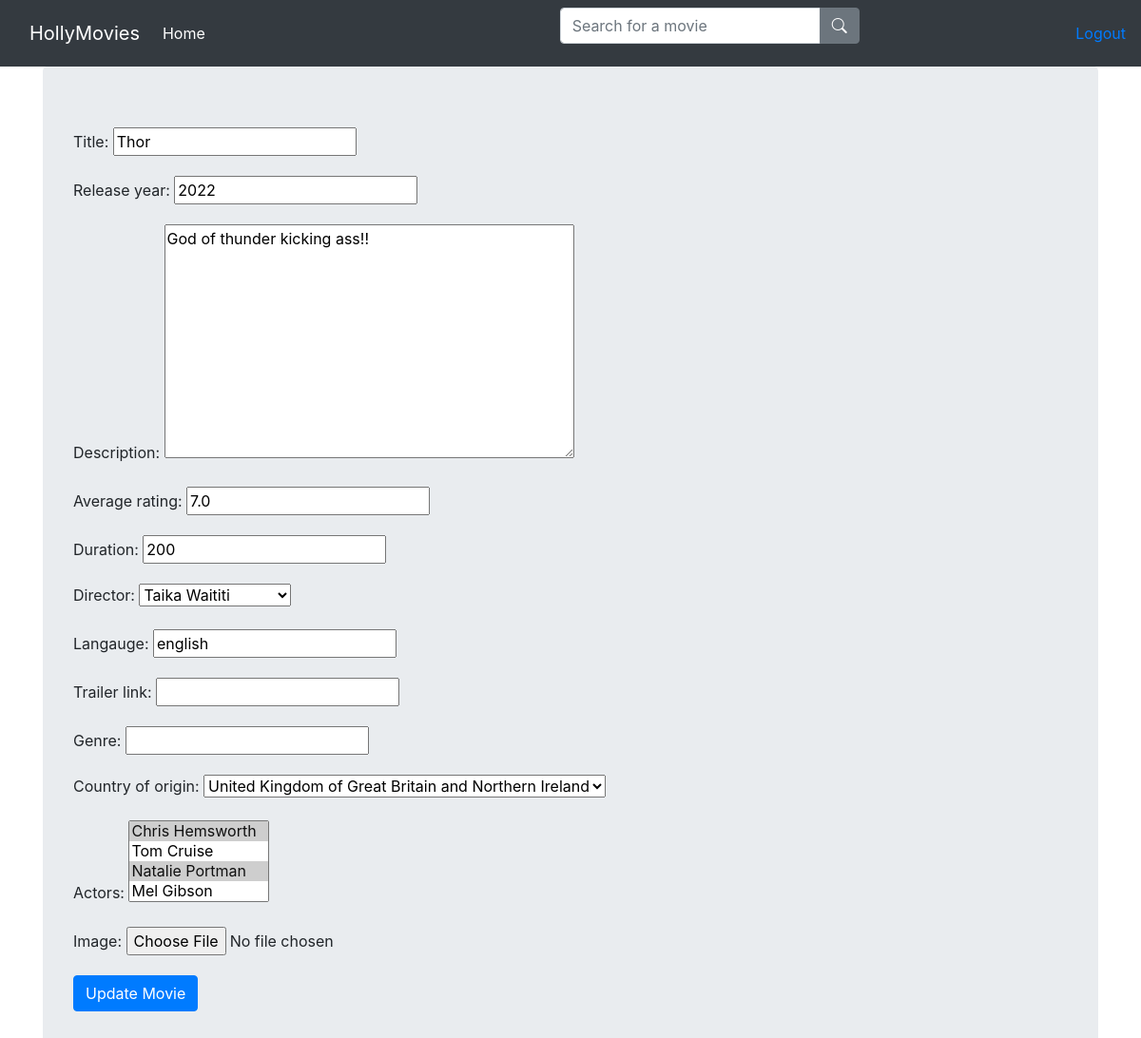
Page /title/1/update (signed in) on the earlier database version.
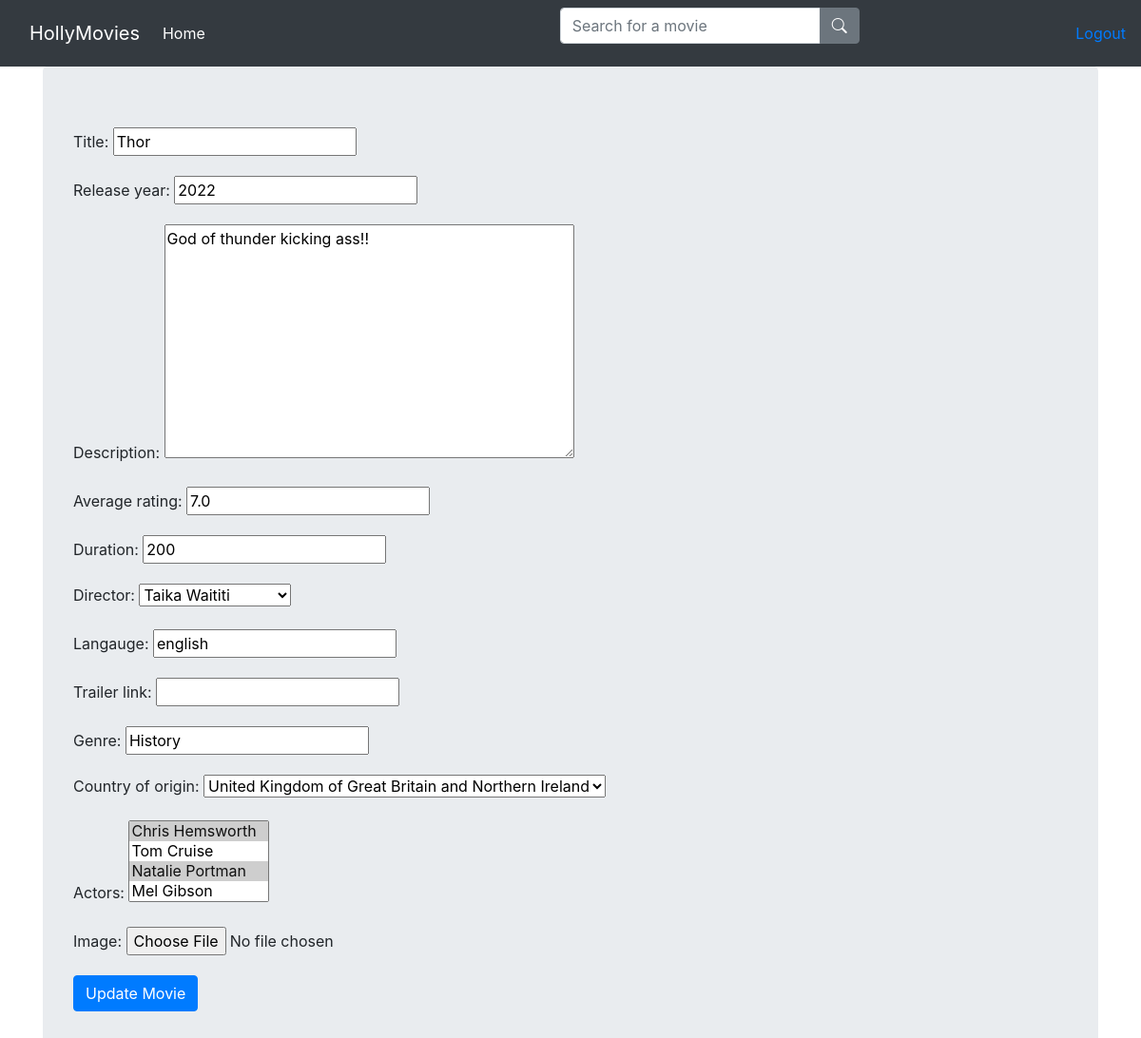
Same page on the later database version.
### viewer/models.py (models this page shows, shortened)
class Movie(models.Model):
    title = models.CharField(max_length=100)
    release_year = models.PositiveIntegerField()
    description = models.TextField()
    average_rating = models.FloatField()
    duration = models.PositiveIntegerField()
    director = models.ForeignKey(Director, on_delete=models.DO_NOTHING, null=True, blank=True)
    langauge = models.CharField(null=True, blank=True, max_length=30, default="english")
    trailer_link = models.URLField(null=True, blank=True)
    genre = models.CharField(max_length=30, null=True, blank=True)
    country_of_origin = models.CharField(max_length=30, choices=COUNTRIES_CHOICES, default="US")
    actors = models.ManyToManyField(Actor, null=True)
    image = models.ImageField(null=True, blank=True, upload_to='images/')

### viewer/views.py (the view, shortened to what this page needs)
# urls.py: path('title/<int:pk>/update', UpdateMovie.as_view(), name='update_movie'),
class UpdateMovie(PermissionRequiredMixin, UpdateView):
    template_name = 'update_movie.html'
    model = Movie
    fields = '__all__'
    permission_required = 'viewer.change_movie'

### viewer/models.py (called while the page is built)
    def __str__(self):
        return self.name

    def __str__(self):
        return self.name

### viewer/templates/update_movie.html (shortened to what this page needs)
{%extends 'base.html'%}
{%block content%}
<form method="post" enctype="multipart/form-data" >
    {{form.as_p}}
    <input type="submit" value="Update Movie" class="btn btn-primary">
</form>
{%endblock%}

Differences in the rows shown:
changed Movie "Thor": genre (not shown) → "History"
